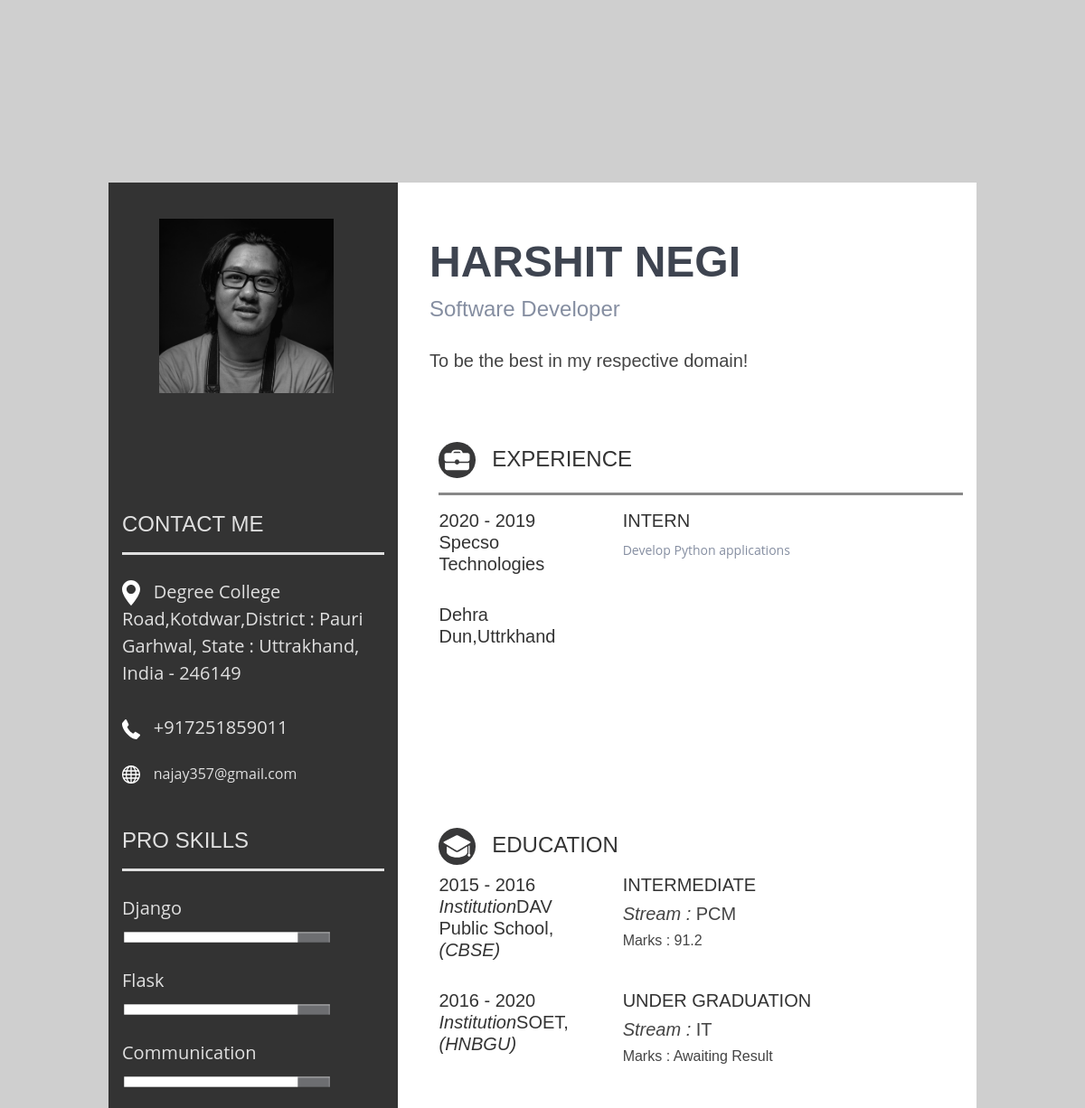
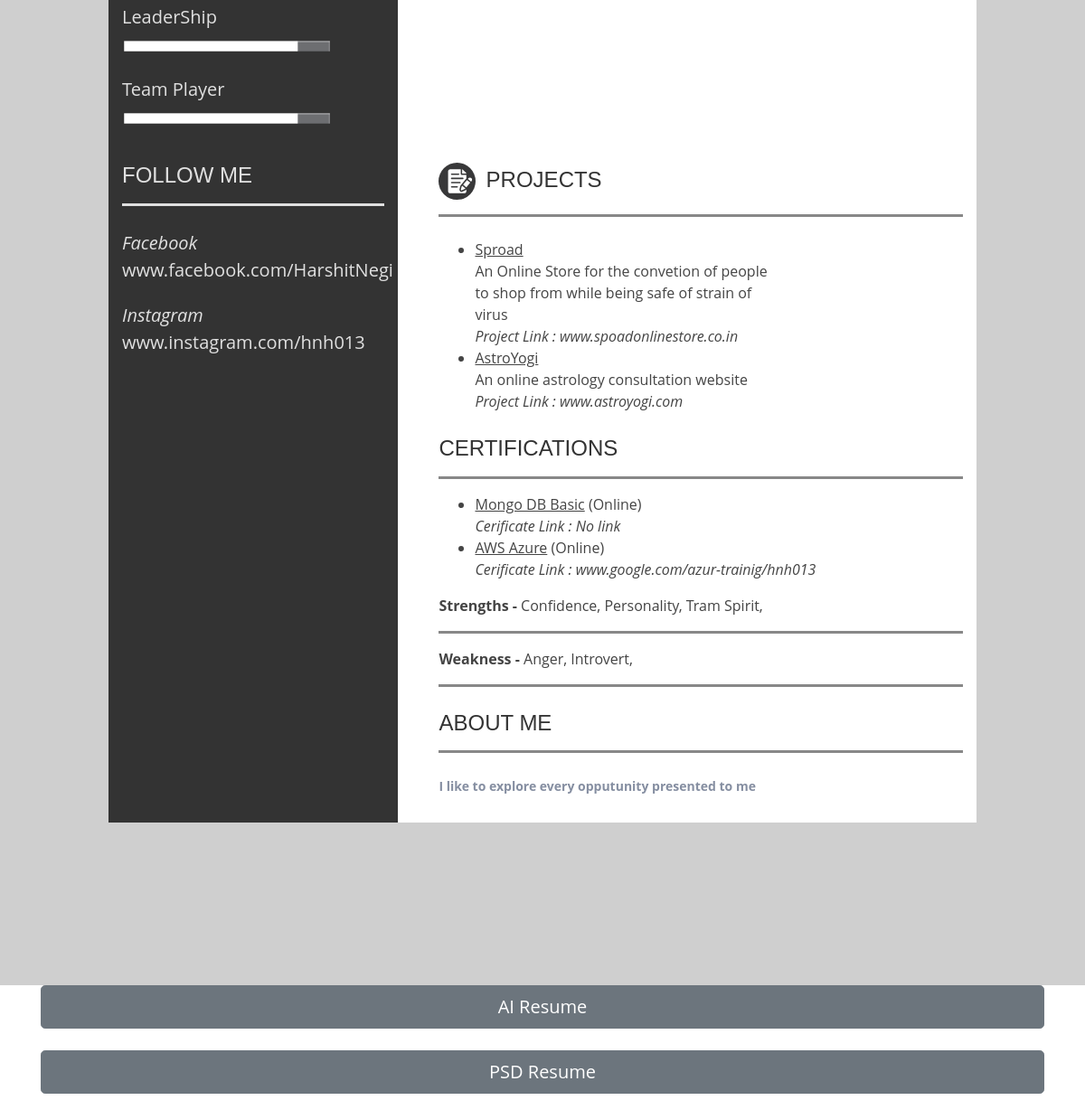
The page /eps/ (signed in) on the database its author committed (2 pictures, top to bottom).
### main/models.py (models this page shows)
class Personal(models.Model):
	resume = models.ForeignKey(Resume, on_delete=models.CASCADE)
	name = models.CharField(max_length=100)
	occupation = models.CharField(max_length=100,blank=True,null=True)
	objective = models.CharField(max_length=100, default='To be the best in my respective domain!',blank=True,null=True)
	image = models.ImageField(upload_to ='image/',blank=True,null=True)
	nationality = models.CharField(max_length=50,null=True,blank=True)

class Address(models.Model):
	resume = models.ForeignKey(Resume, on_delete=models.CASCADE)
	address_type = models.CharField(max_length=100)
	house_no = models.CharField(default='None',max_length=50,blank=True,null=True)
	street =  models.CharField(default='None',max_length=100,blank=True,null=True)
	landmark = models.CharField(default='None',max_length=50,blank=True,null=True)
	city =  models.CharField(max_length=50,blank=True,null=True)
	district = models.CharField(max_length=50,blank=True,null=True)
	state = models.CharField(max_length=50)
	country = models.CharField(max_length=50)
	pin = models.CharField(max_length=50)

class Phone(models.Model):
	resume = models.ForeignKey(Resume,on_delete=models.CASCADE)
	number = models.CharField(max_length=50)

class Email(models.Model):
	resume = models.ForeignKey(Resume, on_delete=models.CASCADE)
	mail = models.CharField(max_length=50)

class Employment(models.Model):
	resume = models.ForeignKey(Resume, on_delete=models.CASCADE)
	employer = models.CharField(max_length=100,blank=True,null=True)
	jobtitle = models.CharField(max_length=100,blank=True,null=True)
	jobdesc = models.CharField(max_length=250,blank=True,null=True)
	jobcity = models.CharField(max_length=100,blank=True,null=True)
	jobstate = models.CharField(max_length=100,blank=True,null=True)
	jobstart = models.CharField(max_length=100,blank=True,null=True)
	jobend = models.CharField(max_length=100,blank=True,null=True)

class Skill(models.Model):
	resume = models.ForeignKey(Resume, on_delete=models.CASCADE)
	skilltype = models.CharField(max_length=50)
	name = models.CharField(max_length=50)

class Education(models.Model):
	resume = models.ForeignKey(Resume, on_delete=models.CASCADE)
	edu_type = models.CharField(max_length=50, default='Under Graduation')
	institution = models.CharField(default='Awaiting Result', max_length=100)
	affiliation = models.CharField(default='Awaiting Result', max_length=100)
	start = models.IntegerField()
	end = models.IntegerField()
	stream = models.CharField(max_length=100)
	marks = models.CharField(default='Awaiting Result', max_length=100)

class Social(models.Model):
	resume = models.ForeignKey(Resume, on_delete=models.CASCADE)
	platform = models.CharField(max_length=100)
	name = models.CharField(max_length=100)
	link = models.CharField(max_length=100)

class Project(models.Model):
	resume = models.ForeignKey(Resume, on_delete=models.CASCADE)
	title = models.CharField(max_length=100)
	desc = models.TextField()
	link = models.CharField(default='No Link',max_length=50,blank=True,null=True)

class Certification(models.Model):
	resume = models.ForeignKey(Resume, on_delete=models.CASCADE)
	name = models.CharField(max_length=100)
	mode =  models.CharField(max_length=50)
	link = models.CharField(max_length=100,default='No link',blank=True,null=True)

class Strength(models.Model):
	resume = models.ForeignKey(Resume,on_delete=models.CASCADE)
	point = models.CharField(max_length=100)

class Weakness(models.Model):
	resume = models.ForeignKey(Resume,on_delete=models.CASCADE)
	point = models.CharField(max_length=100)

class About(models.Model):
	resume = models.ForeignKey(Resume, on_delete=models.CASCADE)
	aboutme = models.TextField()

### main/views.py (the view)
# urls.py: path('eps/',views.eps,name='eps'),
def eps(request):
	user = request.user
	resume = Resume.objects.filter(user=user).first()
	personal = Personal.objects.filter(resume=resume)
	about = About.objects.filter(resume=resume)
	hobby = Hobby.objects.filter(resume=resume)
	strength = Strength.objects.filter(resume=resume)
	weakness = Weakness.objects.filter(resume=resume)
	email = Email.objects.filter(resume=resume)
	phone = Phone.objects.filter(resume=resume)
	address = Address.objects.filter(resume=resume)
	skill = Skill.objects.filter(resume=resume)
	certification = Certification.objects.filter(resume=resume)
	education = Education.objects.filter(resume=resume)
	employment = Employment.objects.filter(resume=resume)
	social = Social.objects.filter(resume=resume)
	project = Project.objects.filter(resume=resume)
	context = {'personal':personal,'about':about,'hobby':hobby,'strength':strength,'weakness':weakness,
	'email':email,'education':education,'phone':phone,'address':address,'skill':skill,'certification':certification,
	'employment':employment,'social':social,'project':project}
	return render(request,'eps.html', context)

### main/templates/eps.html (shortened to what this page needs)
<!DOCTYPE html>
<html lang="en">
<head>
  {% load static %}
  <title>{% for rs in personal %}{{rs.name}} Resume</title>
  <link href="{% static 'assets/css/bootstrap.min.css' %}" rel="stylesheet">
  <link href="{% static 'assets/css/style.css' %}" rel="stylesheet">
</head>
<body>
  <section id="hero" class="d-flex align-items-center">
    <div class="eps">
      <div class="container">
        <div class="row">
          <div class="col-lg-12">
            <div class="row">
              <div class="col-lg-4 remove-padding eps-left-bg-color">
                <div class="left-content">
                  <img src="{{rs.image.url}}" alt="">
                </div>
              </div>
              <div class="col-lg-8">
                <div class="right-content">
                  <h1>{{rs.name}}</h1>
                  <h2>{{rs.occupation}}</h2>
                  <h5>{{rs.objective}}</h5>
                </div>{% endfor %}
              </div>
            </div>
          </div>
          <div class="col-lg-12">
            <div class="row">
              <div class="col-lg-4 eps-left-bg-color">
                <div class="contact">
                  <h2>contact me</h2>
                  <hr>
                  <ul>
                    <li><img src="{% static 'assets/img/eps/location.svg' %}" alt="">{% for rs in address %}{{rs.street}},{{rs.city}},District : {{rs.district}}, State : {{rs.state}},<br>
                      {{rs.country}} - {{rs.pin}}{% endfor %}</li>
                    <li class="contact-padd-align"></li>
                    <li><img src="{% static 'assets/img/eps/phone.svg'%}" alt="">{% for rs in phone %}{{rs.number}}{% endfor %}</li>
                    <li><img src="{% static 'assets/img/eps/website.svg' %}" alt=""><span>{% for rs in email %}{{rs.mail}}{% endfor %}</span></li>
                    <li class="contact-padd-align"></li>
                  </ul>
                </div>
              </div>
              <div class="col-lg-8">
                <div class="experience">
                  <h2><img src="{% static 'assets/img/eps/edu.svg' %}" alt=""> experience</h2>
                  <hr>
                  <div class="company">
                    {% for rs in employment%}
                    <div class="row">
                      <div class="col-lg-4">
                        <h4>{{rs.jobstart}} - {{rs.jobend }} <br>{{rs.employer}}</h4><br>
                        <h4>{{rs.jobcity}},{{rs.jobstate }}</h4>
                      </div>
                      <div class="col-lg-8">
                        <h3>{{rs.jobtitle}}</h3>
                        <p>{{rs.jobdesc}}</p>
                      </div>
                    </div>
                    {% endfor %}
               </div>
              </div>
            </div>
          </div>
          </div>
          <div class="col-lg-12">
            <div class="row">
              <div class="col-lg-4 eps-left-bg-color">
                <div class="skill">
                  <h2>Pro skills</h2>
                  <hr>
                  <ul>
                      {% for rs in skill %}
                          {% if rs.skilltype == 'Technical' %}
                    <li>{{rs.name}} <br> <img src="{% static 'assets/img/eps/skill-1.png' %}" alt=""></li>
                      {% endif %}{% endfor %}
                     {% for rs in skill %}
                          {% if rs.skilltype == 'Soft' %}
                    <li>{{rs.name}} <br> <img src="{% static 'assets/img/eps/skill-1.png' %}" alt=""></li>
                      {% endif %}{% endfor %}
                  </ul>
                </div>
              </div>
              <div class="col-lg-8">
                <div class="experience">
                  <h2><img src="{% static '/assets/img/eps/education.svg' %}" alt=""> EDUCATION</h2>
                  <div class="company">
                       {% for rs in education %}
                        <div class="row">
                          <div class="col-lg-4">
                            <h4>{{rs.start}} - {{rs.end}}<br><i>Institution</i>{{rs.institution}}, <i>({{rs.affiliation}})</i></h4></div>
                          <div class="col-lg-8">
                            <h3>{{rs.edu_type}}</h3><h5><i>Stream : </i>{{rs.stream}}</h5><h6>Marks : {{rs.marks}}</h6>
                          </div>
                        </div><br>
                        {% endfor %}
              </div>
            </div>
          </div>
          <div class="col-lg-12">
            <div class="row">
              <div class="col-lg-4 eps-left-bg-color">
                <div class="skill">
                  <h2>Follow me</h2>
                  <hr><ul type="circle">
                  {% for rs in social %}
                    <li type="diamond"><i>{{rs.platform}}</i><br>{{rs.link}}</li>
                    {% endfor %}
                  </ul>
                </div>
              </div>
              <div class="col-lg-8">
                <div class="experience">
                  <h2><img src="{% static '/assets/img/eps/preference.svg' %}" alt="">Projects</h2>
                <hr>
                <div class="company">
                    <div class="row">
                       <div class="col-lg-8">
                        <h4> </h4><ul>
                         {% for rs in project %}
                           <li type="number"><u>{{rs.title}}</u><br>{{rs.desc}}<br><i>Project Link : {{rs.link}}</i></li>
                        {% endfor %}</ul>
                      </div>
                    </div>
                  </div>
               </div>
               <div class="experience">
                 <h2>Certifications</h2>
               <hr>
               <div class="company">
                   <div class="row">
                     <div class="col-lg-12"><ul>
                       {% for rs in certification %}<li><u>{{rs.name}}</u>  ({{rs.mode}})<br><i> Cerificate Link : {{rs.link}}</i></li>{% endfor %}
                     </ul></div>
                    </div>
                 </div>
              </div>
              <div class="experience">
                 <b>Strengths - </b>  {% for rs in strength %} {{rs.point}}, {% endfor %}
               <hr>
              </div>
              <div class="experience">
                 <b>Weakness -</b> {% for rs in weakness %}  {{rs.point}}, {% endfor %}
               <hr>
              </div>
              <div class="experience">
                 <h2>About Me</h2>
               <hr>
               <div class="company">
                   <div class="row">
                     <div class="col-lg-12">
                       {% for rs in about %}<p><b>{{rs.aboutme}}</b></p>{% endfor %}
                     </div>
                    </div>
                 </div>
              </div>
              </div>
            </div>
          </div>
        </div>
      </div>
    </div>
  </section>
  <div class="container">
  <a href="{% url 'ai' %}"><button type="button" class="btn btn-secondary btn-lg btn-block btn-center">AI Resume</button></a><br>
  <a href="{% url 'psd' %}"><button type="button" class="btn btn-secondary btn-lg btn-block btn-center">PSD Resume</button></a>
  </div>
  <br><br>
</body>
</html>

### main/static/assets/css/style.css (style rules this page uses)
body { font-family: "Open Sans", sans-serif; color: #444444; }
a { color: #14c871; }
h1, h2, h3, h4, h5, h6 { font-family: "Raleway", sans-serif; }
#hero { width: 100%; height: auto; background: rgb(207, 207, 207); padding-top: 82px; }
#hero h1 { margin: 0; font-size: 48px; font-weight: 700; line-height: 56px; color: #3e4450; }
#hero h2 { color: #858ea1; margin: 10px 0 30px 0; font-size: 24px; }
#hero p { color: #858ea1; margin: 10px 0 30px 0; font-size: 18px; }
section { padding: 60px 0; overflow: hidden; }
.eps { background: #fff; width: 100%; margin: 10%; }
.eps-left-bg-color { background-color: #333333; }
.eps .left-content { text-align: center; }
.eps .left-content img { width: 70%; padding: 40px 10px 10px 10px; }
.remove-padding { padding-left: 0%; }
.eps .right-content { padding: 20px; margin: 40px 0px; }
.eps .right-content h1 { text-transform: uppercase; }
#hero .eps .contact { margin-top: 30%; }
#hero .eps .contact h2 { text-transform: uppercase; color: #e0e0e0; margin: 10px 0 10px 0; }
#hero .eps .contact hr { border-top: 3px solid #e0e0e0; }
#hero .eps .contact ul { list-style: none; color: #e0e0e0; padding-left: 0; }
#hero .eps .contact ul li { padding: 10px 0px; font-size: 20px; }
#hero .eps .contact ul li img { margin-right: 5%; width: 7%; }
#hero .eps .contact ul li span { font-size: 16px; }
.contact-padd-align { padding-left: 12% !important; padding-top: 0 !important; }
#hero .eps .skill h2 { text-transform: uppercase; color: #e0e0e0; margin: 10px 0 10px 0; }
#hero .eps .skill hr { border-top: 3px solid #e0e0e0; }
#hero .eps .skill ul { list-style: none; color: #e0e0e0; padding-left: 0; }
#hero .eps .skill ul li { padding: 10px 0px; font-size: 20px; }
#hero .eps .skill ul li img { width: 80%; }
.experience { padding-left: 5%; }
#hero .experience h2 { text-transform: uppercase; color: #333333; margin: 10px 0 10px 0; }
#hero .experience h2 img { width: 7%; margin-right: 2%; }
#hero .experience hr { border-top: 3px solid #888888; }
#hero .company h4 { font-size: 20px; color: #333333; }
#hero .company h3 { font-size: 20px; color: #333333; text-transform: uppercase; }
#hero .company p { font-size: 14px; }

### rows shown on the page
Personal: image (picture), name "HARSHIT NEGI", occupation "Software Developer", objective "To be the best in my respective domain!"
Address: street "Degree College Road", city "Kotdwar", district "Pauri Garhwal", state "Uttrakhand", country "India", pin "246149"
Phone: number "+917251859011"
Email: mail "najay357@gmail.com"
Employment: jobstart "2020", jobend "2019", employer "Specso Technologies", jobcity "Dehra Dun", jobstate "Uttrkhand", jobtitle "INTERN", jobdesc "Develop Python applications"
Skill: name "Django"
Skill: name "Flask"
Skill: name "Communication"
Skill: name "LeaderShip"
Skill: name "Team Player"
Education: start "2015", end "2016", institution "DAV Public School", affiliation "CBSE", edu_type "INTERMEDIATE", stream "PCM", marks "91.2"
Education: start "2016", end "2020", institution "SOET", affiliation "HNBGU", edu_type "UNDER GRADUATION", stream "IT", marks "Awaiting Result"
Social: platform "Facebook", link "www.facebook.com/HarshitNegi"
Social: platform "Instagram", link "www.instagram.com/hnh013"
Project: title "Sproad", desc "An Online Store for the convetion of people to shop from while being safe of strain of virus", link "www.spoadonlinestore.co.in"
Project: title "AstroYogi", desc "An online astrology consultation website", link "www.astroyogi.com"
Certification: name "Mongo DB Basic", mode "Online", link "No link"
Certification: name "AWS Azure", mode "Online", link "www.google.com/azur-trainig/hnh013"
Strength: point "Confidence"
Strength: point "Personality"
Strength: point "Tram Spirit"
Weakness: point "Anger"
Weakness: point "Introvert"
About: aboutme "I like to explore every opputunity presented to me"
